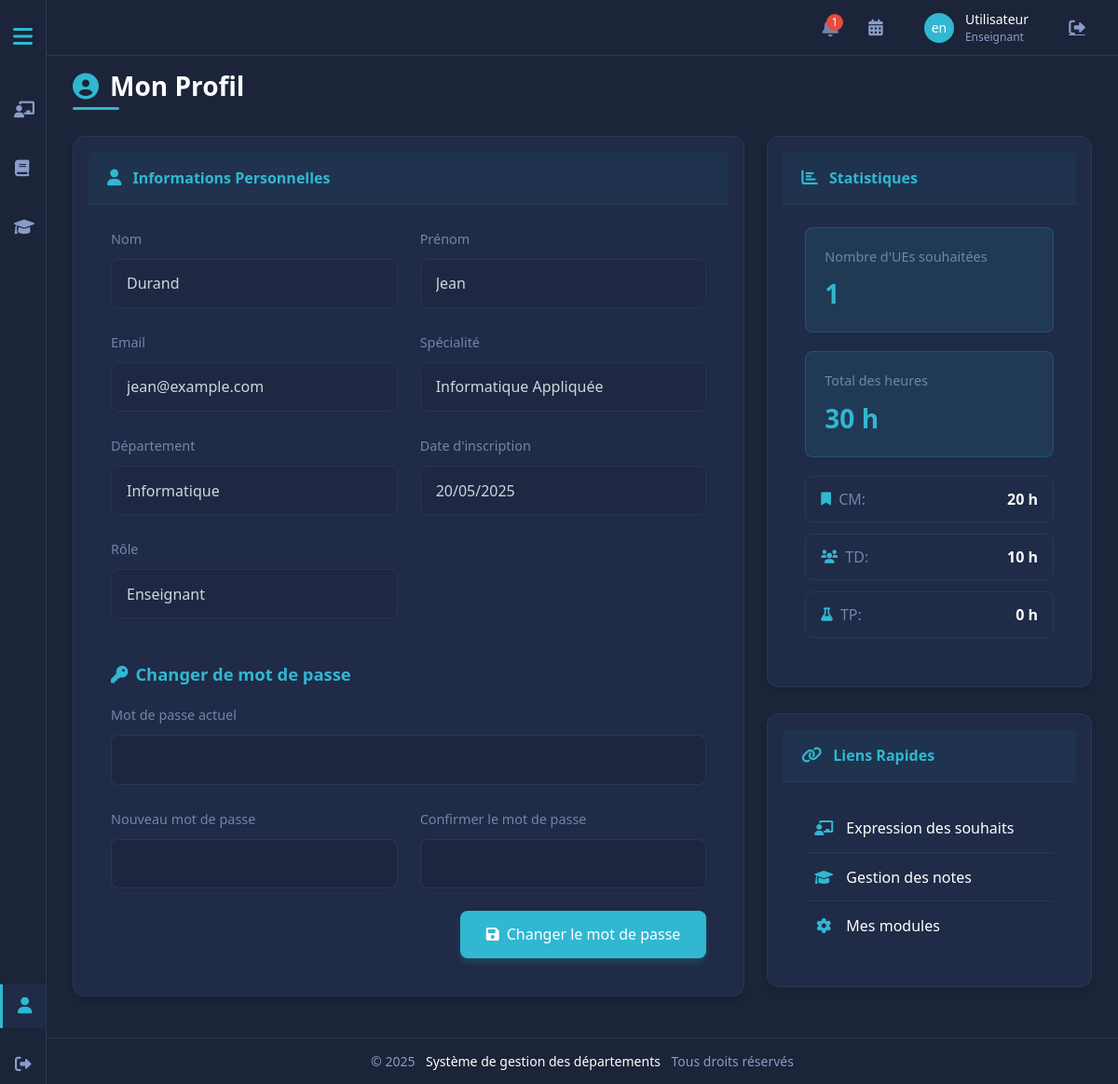
Page /projet_web_SF/enseignat_interfce/profile.php (signed in) on the earlier database version.
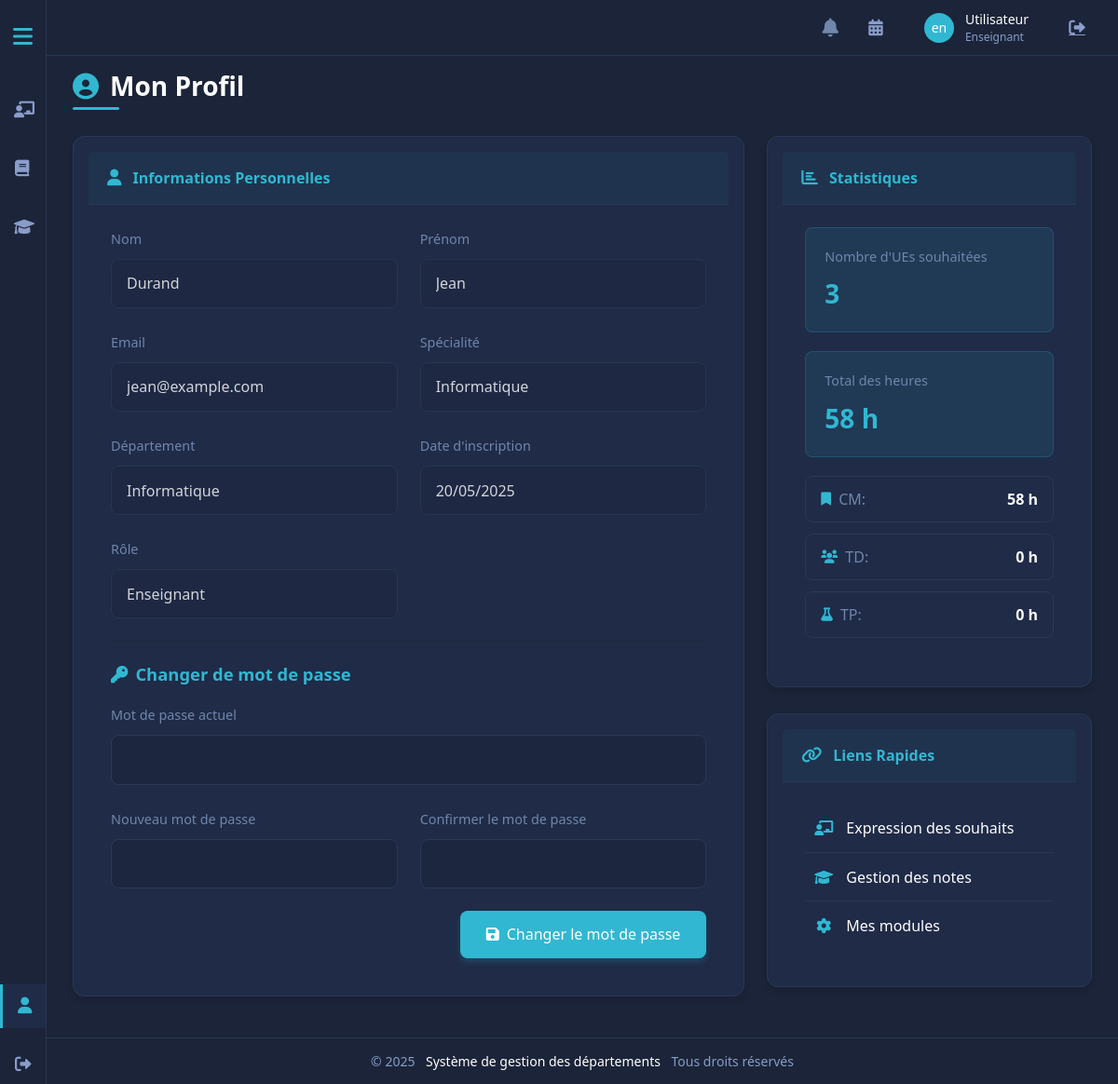
Same page on the later database version.
### tables this page shows
CREATE TABLE `utilisateurs` (
  `id` int(11) NOT NULL,
  `nom_utilisateur` varchar(50) NOT NULL,
  `email` varchar(100) NOT NULL,
  `mot_de_passe` varchar(255) NOT NULL,
  `prenom` varchar(50) NOT NULL,
  `nom` varchar(50) NOT NULL,
  `role` enum('admin','chef_departement','coordonnateur','enseignant','vacataire') NOT NULL,
  `specialite` varchar(100) DEFAULT NULL,
  `id_departement` int(11) DEFAULT NULL,
  `id_filiere` int(11) DEFAULT NULL,
  `date_creation` timestamp NOT NULL DEFAULT current_timestamp(),
  `date_modification` timestamp NOT NULL DEFAULT current_timestamp() ON UPDATE current_timestamp(),
  `derniere_connexion` timestamp NULL DEFAULT NULL,
  `actif` tinyint(1) DEFAULT 1,
  `date_changement_mdp` datetime DEFAULT NULL
);

### projet_web_SF/enseignat_interfce/header_enseignant.php (the view, shortened to what the changed rows need)
<?php
$pdo = connectDB();
$userId = $_SESSION['user_id'] ?? $_SESSION['id_utilisateur'] ?? null;
$stmt = $pdo->prepare("
    SELECT COUNT(*) AS count_notifs
    FROM notifications
    WHERE id_utilisateur = ? AND statut = 'non_lu'
");
$stmt->execute([$userId]);
$notif_result = $stmt->fetch(PDO::FETCH_ASSOC);
$notification_count = $notif_result['count_notifs'];
?>
<!DOCTYPE html>
<html lang="fr">
<head>
    <link href="https://cdn.jsdelivr.net/npm/bootstrap@5.3.0-alpha1/dist/css/bootstrap.min.css" rel="stylesheet">
    <link rel="stylesheet" href="https://cdnjs.cloudflare.com/ajax/libs/font-awesome/6.0.0/css/all.min.css">
</head>
<body>
    <nav class="top-nav">
        <div class="container-fluid">
            <div class="user-menu">
                 <div class="nav-icon" id="notificationIcon" title="Notifications">
                    <i class="fas fa-bell"></i>
                    <?php if ($notification_count > 0): ?>
                        <span class="icon-badge" id="notificationBadge"><?= $notification_count ?></span>
                    <?php endif; ?>
                </div>
                    </div>
                </div>
    </nav>
</body>
</html>

### projet_web_SF/enseignat_interfce/profile.php (shortened to what the changed rows need)
<?php
$pdo = connectDB();
$id_utilisateur = $_SESSION['user_id'];
$stmt = $pdo->prepare("
    SELECT nom, prenom, email, specialite, id_departement,
           date_creation as date_inscription
    FROM utilisateurs
    WHERE id = ?
");
$stmt->execute([$id_utilisateur]);
$user_info = $stmt->fetch(PDO::FETCH_ASSOC);
include 'header_enseignant.php';
?>
    <div class="container-fluid">
        <div class="content">
            <h1><i class="fas fa-user-circle"></i> Mon Profil</h1>
            <div class="row">
                <div class="col-lg-8">
                    <div class="card">
                        <div class="card-body">
                            <form method="post" action="">
                                <div class="row mb-4">
                                    <div class="col-md-6 mb-3 mb-md-0">
                                        <label for="nom" class="form-label">Nom</label>
                                        <input type="text" class="form-control" id="nom" value="<?= htmlspecialchars($user_info['nom']) ?>" disabled>
                                    </div>
                                    <div class="col-md-6">
                                        <label for="prenom" class="form-label">Prénom</label>
                                        <input type="text" class="form-control" id="prenom" value="<?= htmlspecialchars($user_info['prenom']) ?>" disabled>
                                    </div>
                                </div>
                                <div class="row mb-4">
                                    <div class="col-md-6 mb-3 mb-md-0">
                                        <label for="email" class="form-label">Email</label>
                                        <input type="email" class="form-control" id="email" value="<?= htmlspecialchars($user_info['email']) ?>" disabled>
                                    </div>
                                    <div class="col-md-6">
                                        <label for="specialite" class="form-label">Spécialité</label>
                                        <input type="text" class="form-control" id="specialite" value="<?= htmlspecialchars(ucfirst($user_info['specialite'] ?? '')) ?>" disabled>
                                    </div>
                                </div>
                                <div class="row mb-4">
                                    <div class="col-md-6">
                                        <label for="date_inscription" class="form-label">Date d'inscription</label>
                                        <input type="text" class="form-control" id="date_inscription" value="<?= htmlspecialchars(date('d/m/Y', strtotime($user_info['date_inscription']))) ?>" disabled>
                                    </div>
                                </div>
                            </form>
                        </div>
                    </div>
                </div>
                <div class="col-lg-4">
                    <div class="card">
                        <div class="card-body">
                            <?php
                            $stmt = $pdo->prepare("
                                SELECT COUNT(DISTINCT id_ue) as nb_ue
                                FROM voeux_professeurs
                                WHERE id_utilisateur = ?
                            ");
                            $stmt->execute([$id_utilisateur]);
                            $nb_ue = $stmt->fetchColumn() ?: 0;
                            $stmt = $pdo->prepare("
                                SELECT
                                    SUM(CASE WHEN type_ue = 'CM' THEN ue.volume_horaire_cm ELSE 0 END) as heures_cm,
                                    SUM(CASE WHEN type_ue = 'TD' THEN ue.volume_horaire_td ELSE 0 END) as heures_td,
                                    SUM(CASE WHEN type_ue = 'TP' THEN ue.volume_horaire_tp ELSE 0 END) as heures_tp
                                FROM voeux_professeurs vp
                                JOIN unites_enseignement ue ON vp.id_ue = ue.id
                                WHERE vp.id_utilisateur = ?
                            ");
                            $stmt->execute([$id_utilisateur]);
                            $heures = $stmt->fetch(PDO::FETCH_ASSOC);
                            $total_heures = ($heures['heures_cm'] ?: 0) + ($heures['heures_td'] ?: 0) + ($heures['heures_tp'] ?: 0);
                            ?>
                            <div class="stat-item">
                                <div class="stat-label">Nombre d'UEs souhaitées</div>
                                <div class="stat-value"><?= $nb_ue ?></div>
                            </div>
                            <div class="stat-item">
                                <div class="stat-label">Total des heures</div>
                                <div class="stat-value"><?= $total_heures ?> h</div>
                            </div>
                            <div class="stat-details">
                                <div class="stat-detail-item">
                                    <span class="stat-detail-label"><i class="fas fa-bookmark"></i> CM:</span>
                                    <span class="stat-detail-value"><?= $heures['heures_cm'] ?: 0 ?> h</span>
                                </div>
                                <div class="stat-detail-item">
                                    <span class="stat-detail-label"><i class="fas fa-users"></i> TD:</span>
                                    <span class="stat-detail-value"><?= $heures['heures_td'] ?: 0 ?> h</span>
                                </div>
                            </div>
                        </div>
                    </div>
                </div>
            </div>
        </div>
    </div>
<?php
include 'footer.php';
?>

Differences in the rows shown:
changed utilisateurs "Durand": specialite "Informatique Appliquée" → "Informatique"
Other differences:
$nb_ue: "1" → "3"
$total_heures: "30" → "58"
$heures['heures_cm'] ?: 0: "20" → "58"
$heures['heures_td'] ?: 0: "10" → "0"
$notification_count: "1" → (not shown)
